Frame 1 (no input): blank canvas, image omitted
Frame 60 (no input): blank canvas, image omitted
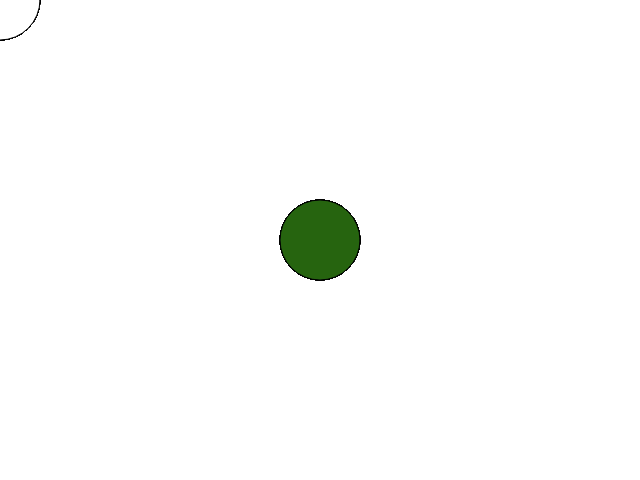
Frame 120 (the mouse pressed at the canvas centre since frame 60)

The p5.js sketch whose frames 1 and 60 were blank and that drew this single picture after the mouse press (run headless with seeded random() and noise() and a simulated clock; from frame 60 on, the mouse is pressed at the canvas centre):

// p5.js sketch
// ── sketch.js
//The code example was written by Stavros Didakis
//for the needs of the P5.js workshop
//OFCourse, Thursday 5 July 2018 - Sunday 8 July 2018
//Shanghai, China

//07_Simple Interaction

//Define variables for the RGB
let r = 255;
let g = 255;
let b = 255;

function setup() {
  createCanvas(640, 480);
  stroke(0);
}

function draw() {
  //background(0);
  //When mouse is pressed, change randomly the RGB variables
  if (mouseIsPressed) {
    r = random(255);
    g = random(255);
    b = random(255);
  }
  //Display the ellipse
  fill(r, g, b);
  ellipse(mouseX, mouseY, 80, 80);
}
